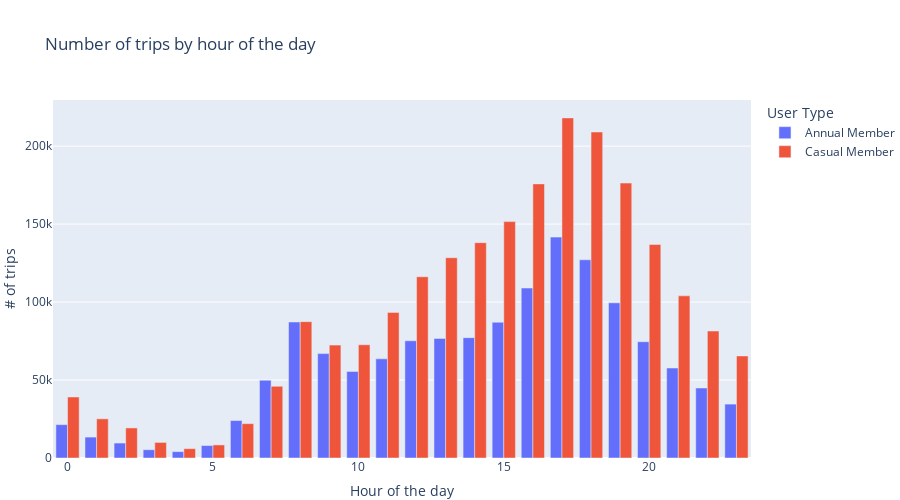

Source (notebook cell):
### Markdown cell above
##### How many trips did poeple in Toronto had with Bike Share Toronto in 2022 seggregated on a hourly basis?

### Code cell
byHr = df_v2.groupby([df_v2['Start Time'].dt.hour, 'User Type'])["Start Station Id"].count()
byHr = byHr.reset_index()
fig = px.bar(byHr, x='Start Time', y='Start Station Id',
             color='User Type', barmode = 'group', height = 500,
             labels={'Start Time':'Hour of the day', 'Start Station Id':'# of trips'}, 
             title='Number of trips by hour of the day')

fig.update_layout(margin ={'l':50,'b':0,'r':0})
fig.show()

### Figure 1 — Plotly figure (JSON) as saved in the notebook; plotly's stock layout.template omitted (floating-point values rounded to 4 significant figures)
{"data": [{"alignmentgroup": "True", "hovertemplate": "User Type=Annual Member<br>Hour of the day=%{x}<br># of trips=%{y}<extra></extra>", "legendgroup": "Annual Member", "marker": {"color": "#636EFA", "pattern": {"shape": ""}}, "name": "Annual Member", "offsetgroup": "Annual Member", "orientation": "v", "showlegend": true, "textposition": "auto", "type": "bar", "x": [0, 1, 2, 3, 4, 5, 6, 7, 8, 9, 10, 11, 12, 13, 14, 15, 16, 17, 18, 19, 20, 21, 22, 23], "xaxis": "x", "y": [21401, 13406, 9581, 5302, 4092, 7979, 24012, 49884, 87213, 66937, 55510, 63587, 75148, 76666, 77172, 87053, 108978, 141646, 127099, 99512, 74573, 57693, 44891, 34565], "yaxis": "y"}, {"alignmentgroup": "True", "hovertemplate": "User Type=Casual Member<br>Hour of the day=%{x}<br># of trips=%{y}<extra></extra>", "legendgroup": "Casual Member", "marker": {"color": "#EF553B", "pattern": {"shape": ""}}, "name": "Casual Member", "offsetgroup": "Casual Member", "orientation": "v", "showlegend": true, "textposition": "auto", "type": "bar", "x": [0, 1, 2, 3, 4, 5, 6, 7, 8, 9, 10, 11, 12, 13, 14, 15, 16, 17, 18, 19, 20, 21, 22, 23], "xaxis": "x", "y": [39115, 25119, 19284, 9993, 5986, 8384, 22018, 45998, 87448, 72393, 72616, 93377, 116229, 128429, 138089, 151591, 175776, 218096, 209054, 176297, 136900, 103991, 81432, 65455], "yaxis": "y"}], "layout": {"barmode": "group", "height": 500, "legend": {"title": {"text": "User Type"}, "tracegroupgap": 0}, "margin": {"b": 0, "l": 50, "r": 0}, "title": {"text": "Number of trips by hour of the day"}, "xaxis": {"anchor": "y", "domain": [0, 1], "title": {"text": "Hour of the day"}}, "yaxis": {"anchor": "x", "domain": [0, 1], "title": {"text": "# of trips"}}}}
